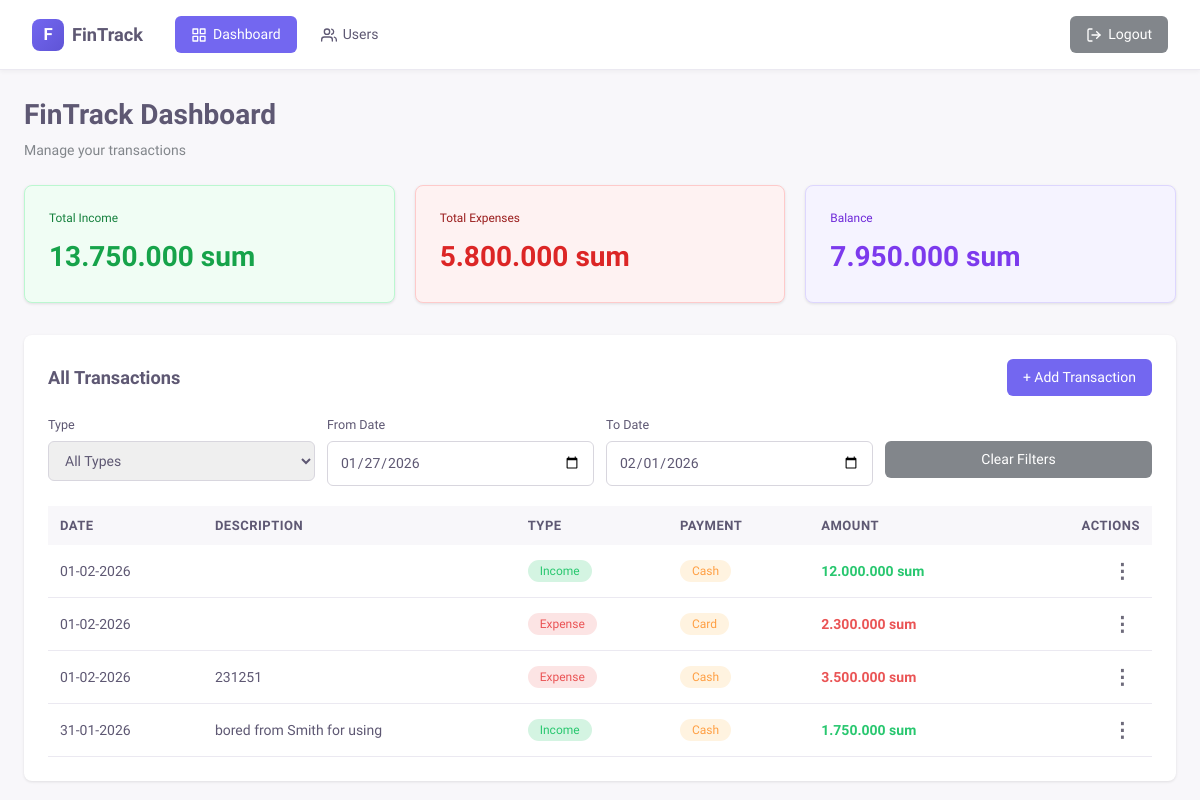
The app's page / (signed in) with its own data.
### track/models.py (models this page shows)
class Transaction(models.Model):
    TYPE_INCOME = 'income'
    TYPE_EXPENSE = 'expense'
    TYPE_CHOICES = [
        (TYPE_INCOME, 'Income'),
        (TYPE_EXPENSE, 'Expense'),
    ]
    type = models.CharField(max_length=100, choices=TYPE_CHOICES)
    method = models.ForeignKey(PaymentMethod, on_delete=models.PROTECT, related_name='transactions')
    amount = models.PositiveIntegerField()
    description = models.CharField(max_length=255, blank=True)
    date = models.DateField()
    created_at = models.DateTimeField(auto_now_add=True)
    class Meta:
        db_table = 'transactions'
        ordering = ['-date']

class PaymentMethod(models.Model):
    name = models.CharField(max_length=100)
    class Meta:
        db_table = 'payment_methods'
        ordering = ['name']

### track/views.py (the view)
# urls.py: path('', DashboardView.as_view(), name='dashboard'),
class DashboardView(LoginRequiredMixin, TemplateView):
    template_name = 'dashboard.html'
    def get_transactions(self):
        return Transaction.objects.all()
    def set_balance(self, transaction, kwargs):
        kwargs['incomes'] = transaction.filter(
            type=Transaction.TYPE_INCOME
        ).aggregate(total=Coalesce(Sum('amount'), 0))['total']
        kwargs['expenses'] = transaction.filter(
            type=Transaction.TYPE_EXPENSE
        ).aggregate(total=Coalesce(Sum('amount'), 0))['total']
        kwargs['balance'] = kwargs['incomes'] - kwargs['expenses']
    def get_context_data(self, **kwargs):
        transactions = self.get_transactions()
        payment_methods = PaymentMethod.objects.all()
        kwargs['transactions'] = transactions
        kwargs['payment_methods'] = payment_methods
        self.set_balance(transactions, kwargs)
        return super().get_context_data(**kwargs)

### track/templatetags/number_format.py (called while the page is built)
@register.filter
def dot_thousands(value):
    try:
        return f"{int(value):,}".replace(",", ".")
    except (ValueError, TypeError):
        return value

### templates/dashboard.html (shortened to what this page needs)
{% load number_format %}
<html lang="en" class="h-full" style="font-size: 14px;"><head>
  <script src="https://cdn.tailwindcss.com"></script>
</head>
<body class="h-full" style="background: rgb(248, 247, 250); margin: 0px; color: rgb(94, 88, 115); font-family: Onest, sans-serif;">
  <div id="app" style="width: 100%; height: 100%; overflow: auto;">
    <div style="display: flex; flex-direction: column; width: 100%; height: 100%;">
      <div style="width: 100%; padding: 16px 32px; border-bottom: 1px solid #ebe9f1; display: flex; justify-content: space-between; align-items: center; background: white; box-shadow: 0 2px 4px rgba(0,0,0,0.04);">
        <div style="display: flex; align-items: center; gap: 32px;">
          <div style="display: flex; align-items: center; gap: 8px;">
            <div style="width: 32px; height: 32px; background: linear-gradient(135deg, #7367f0, #5f54d6); border-radius: 8px; display: flex; align-items: center; justify-content: center; color: white; font-weight: 700; font-size: 1.2em;">F</div>
            <h2 style="margin: 0; font-size: 1.3em; font-weight: 700; color: #5e5873;">FinTrack</h2>
          </div>
          <nav style="display: flex; gap: 8px;">
            <a href="{% url 'dashboard' %}" class="btn" style="background: #7367f0; color: white; text-decoration: none; display: flex; align-items: center; gap: 6px;">
              Dashboard
            </a>
            {% if request.user.is_staff %}
            <a href="{% url 'users' %}" class="btn" style="background: transparent; color: #5e5873; text-decoration: none; display: flex; align-items: center; gap: 6px;">
              Users
            </a>
            {% endif %}
          </nav>
        </div>
        <form method="POST" action="{% url 'logout' %}" style="margin: 0;">
          <button type="submit" class="btn btn-secondary" style="display: flex; align-items: center; gap: 6px;">
            <svg width="16" height="16" viewBox="0 0 24 24" fill="none" stroke="currentColor" stroke-width="2" stroke-linecap="round" stroke-linejoin="round">
              <path d="M9 21H5a2 2 0 0 1-2-2V5a2 2 0 0 1 2-2h4"></path>
              <polyline points="16 17 21 12 16 7"></polyline>
              <line x1="21" y1="12" x2="9" y2="12"></line>
            </svg>
            Logout
          </button>
        </form>
      </div>
      <div style="flex: 1; padding: 24px; overflow-y: auto;">
        <div style="max-width: 1400px; margin: 0 auto;">
          <div style="margin-bottom: 24px;">
            <h1 style="font-size: 2em; margin: 0; color: #5e5873; font-weight: 700;">FinTrack Dashboard</h1>
            <p style="color: #82868b; margin-top: 4px;">Manage your transactions</p>
          </div>
          <div style="display: grid; grid-template-columns: repeat(auto-fit, minmax(250px, 1fr)); gap: 20px; margin-bottom: 32px;">
            <div class="card stat-card" style="padding: 24px; background: #f0fdf4; border: 1px solid #bbf7d0;">
              <div style="font-size: 0.85em; margin-bottom: 8px; font-weight: 500; color: #15803d;">Total Income</div>
              <div style="font-size: 2em; font-weight: 700; color: #16a34a;" id="incomeValue">{{ incomes | dot_thousands }} sum</div>
            </div>
            <div class="card stat-card" style="padding: 24px; background: #fef2f2; border: 1px solid #fecaca;">
              <div style="font-size: 0.85em; margin-bottom: 8px; font-weight: 500; color: #991b1b;">Total Expenses</div>
              <div style="font-size: 2em; font-weight: 700; color: #dc2626;" id="expenseValue">{{ expenses | dot_thousands }} sum</div>
            </div>
            <div class="card stat-card" style="padding: 24px; background: #f5f3ff; border: 1px solid #ddd6fe;">
              <div style="font-size: 0.85em; margin-bottom: 8px; font-weight: 500; color: #6d28d9;">Balance</div>
              <div style="font-size: 2em; font-weight: 700; color: #7c3aed;" id="balanceValue">{{ balance | dot_thousands }} sum</div>
            </div>
          </div>
          <div class="card" style="padding: 24px;">
            <div style="display: flex; justify-content: space-between; align-items: center; margin-bottom: 20px; flex-wrap: wrap; gap: 16px;">
              <h2 style="font-size: 1.3em; margin: 0; font-weight: 600; color: #5e5873;">All Transactions</h2>
              <button onclick="openTransactionModal()" class="btn btn-primary" id="addBtn" style="display: {% if not request.user.is_staff %}none{% endif %};">+ Add Transaction</button>
            </div>
            <div style="display: grid; grid-template-columns: repeat(auto-fit, minmax(200px, 1fr)); gap: 12px; margin-bottom: 20px;">
              <div>
                <label style="display: block; margin-bottom: 6px; font-weight: 500; color: #5e5873; font-size: 0.9em;">Type</label>
                <select id="typeFilter" class="input-field" onchange="applyFilters()">
                  <option value="" selected="">All Types</option>
                </select>
              </div>
              <div>
                <label style="display: block; margin-bottom: 6px; font-weight: 500; color: #5e5873; font-size: 0.9em;">From Date</label>
                <input type="date" id="dateFromFilter" class="input-field" onchange="applyFilters()">
              </div>
              <div>
                <label style="display: block; margin-bottom: 6px; font-weight: 500; color: #5e5873; font-size: 0.9em;">To Date</label>
                <input type="date" id="dateToFilter" class="input-field" onchange="applyFilters()">
              </div>
              <div>
                <label style="display: block; margin-bottom: 6px; font-weight: 500; color: #5e5873; font-size: 0.9em;">&nbsp;</label>
                <button onclick="resetFilters()" class="btn btn-secondary" style="width: 100%;">Clear Filters</button>
              </div>
            </div>
            <div style="overflow-x: auto;">
              <table class="table">
                <thead>
                  <tr>
                    <th>Date</th>
                    <th>Description</th>
                    <th>Type</th>
                    <th>Payment</th>
                    <th>Amount</th>
                    <th style="text-align: right;">Actions</th>
                  </tr>
                </thead>
                <tbody id="transactionsBody">
                  {% for tran in transactions %}
                    <tr>
                      <td>{{ tran.date | date:"d-m-Y" }}</td>
                      <td style="font-weight: 500;">{{ tran.description }}</td>
                      {% if tran.type == "income" %}
                      <td>
                        <span class="badge badge-success">
                          Income
                        </span>
                      </td>
                      {% else %}
                      <td>
                        <span class="badge badge-danger">
                          Expense
                        </span>
                      </td>
                      {% endif %}
                      <td>
                        <span class="badge badge-warning">
                          {{ tran.method.name | title }}
                        </span>
                      </td>
                      {% if tran.type == "income" %}
                      <td style="font-weight: 600; color: #28c76f;">
                        {{ tran.amount | dot_thousands }} sum
                      </td>
                      {% else %}
                      <td style="font-weight: 600; color: #ea5455;">
                        {{ tran.amount | dot_thousands }} sum
                      </td>
                      {% endif %}
                      <td style="text-align: right;">
                        {% if request.user.is_staff %}
                        <div class="dropdown">
                          <button class="dots-btn" onclick="toggleDropdown(event, 'trans-{{ tran.id }}')">⋮</button>
                        </div>
                        {% else %}
                        <span style="color: #999; font-size: 0.9em;">View Only</span>
                        {% endif %}
                      </td>
                    </tr>
                  {% empty %}
                  <tr>
                    <td colspan="6" style="text-align: center; color: #999; padding: 40px;">No transactions found</td>
                  </tr>
                  {% endfor %}
                </tbody>
              </table>
            </div>
          </div>
        </div>
      </div>
    </div>
  </div>
</body></html>

### templates/dashboard.html (style rules this page uses)
body { box-sizing: border-box; font-family: 'Onest', -apple-system, BlinkMacSystemFont, sans-serif; }
* { box-sizing: border-box; }
.card { background: white; border-radius: 8px; box-shadow: 0 1px 3px rgba(0,0,0,0.1); }
.stat-card { transition: transform 0.2s, box-shadow 0.2s; }
.btn { transition: all 0.2s; font-weight: 500; border-radius: 6px; padding: 8px 16px; cursor: pointer; }
.btn-primary { background: #7367f0; color: white; }
.btn-secondary { background: #82868b; color: white; }
.input-field { width: 100%; padding: 10px 12px; border: 1px solid #d8d6de; border-radius: 6px; font-size: 14px; transition: border-color 0.2s; }
.table { width: 100%; border-collapse: collapse; }
.table th { background: #f8f7fa; padding: 12px; text-align: left; font-weight: 600; font-size: 13px; color: #5e5873; text-transform: uppercase; letter-spacing: 0.5px; }
.table td { padding: 12px; border-bottom: 1px solid #ebe9f1; font-size: 14px; }
.badge { padding: 4px 12px; border-radius: 12px; font-size: 12px; font-weight: 500; display: inline-block; }
.badge-success { background: #d4f4e2; color: #28c76f; }
.badge-danger { background: #fce4e4; color: #ea5455; }
.badge-warning { background: #fff3e0; color: #ff9f43; }
.dropdown { position: relative; display: inline-block; }
.dots-btn { background: none; border: none; cursor: pointer; padding: 4px 8px; color: #6e6b7b; font-size: 20px; font-weight: bold; transition: color 0.2s; line-height: 1; }

### records on screen
Transaction: date "01-02-2026", type "Income", method.name "Cash", amount|dot_thousands "12.000.000"
Transaction: date "01-02-2026", type "Expense", method.name "Card", amount|dot_thousands "2.300.000"
Transaction: date "01-02-2026", description "231251", type "Expense", method.name "Cash", amount|dot_thousands "3.500.000"
Transaction: date "31-01-2026", description "bored from Smith for using", type "Income", method.name "Cash", amount|dot_thousands "1.750.000"

### other values on screen
{{ incomes | dot_thousands }} "13.750.000"
{{ expenses | dot_thousands }} "5.800.000"
{{ balance | dot_thousands }} "7.950.000"
